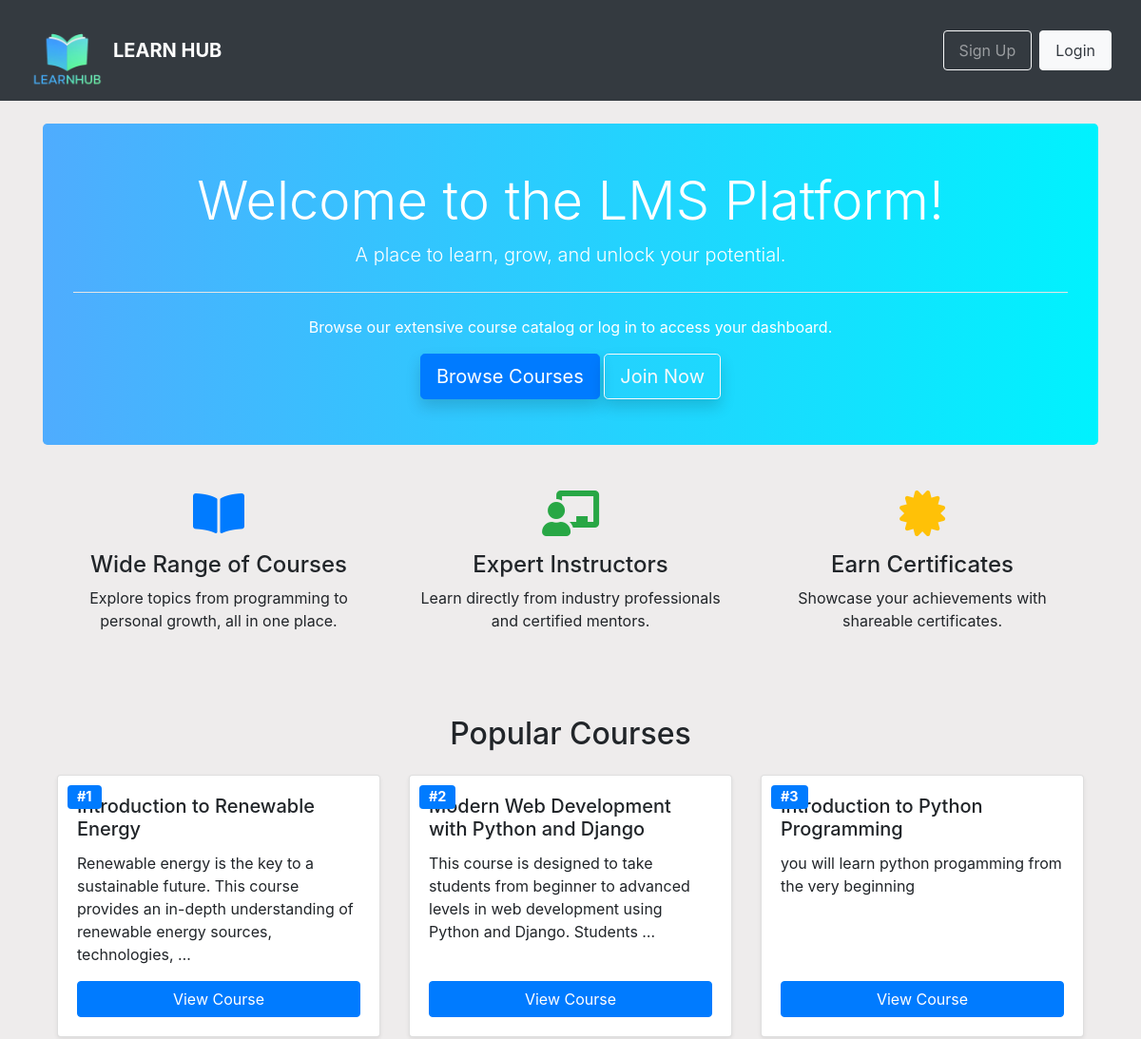
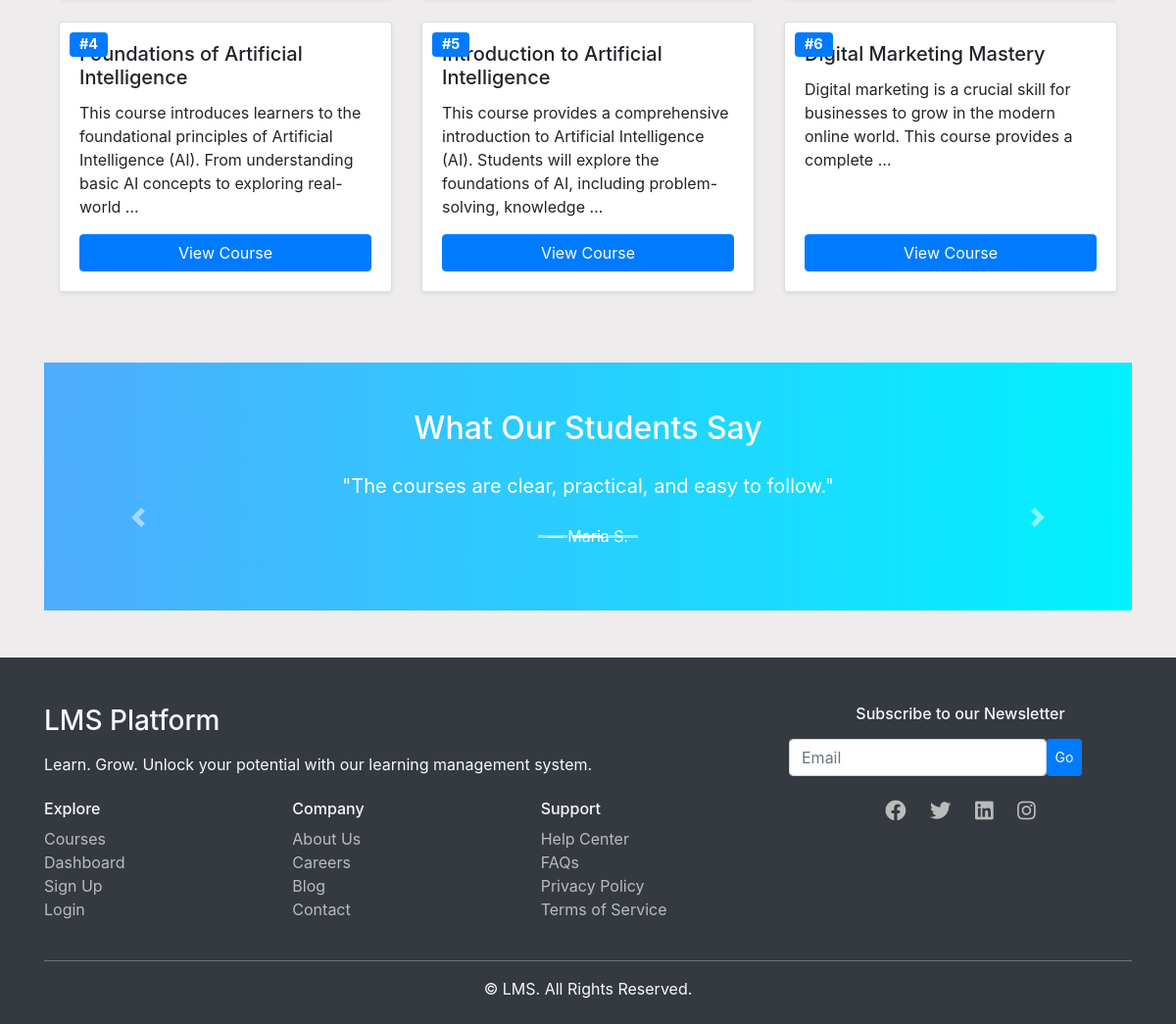
The page / on the database its author committed (2 pictures, top to bottom).
### lms_app/models.py (models this page shows)
class Course(models.Model):
    title = models.CharField(max_length=255)
    description = models.TextField()
    category = models.CharField(max_length=100)
    difficulty = models.CharField(max_length=50)
    created_by = models.ForeignKey(User, on_delete=models.CASCADE)
    created_at = models.DateTimeField(auto_now_add=True)

### lms_app/views.py (the view)
# urls.py: path('', views.home, name='home'),
def home(request):
    courses = Course.objects.order_by('?')[:6]
    return render(request, 'home.html', {
        'courses': courses,
    })

### lms_app/templates/home.html (shortened to what this page needs)
{% extends 'base.html' %}
{% block content %}
<div class="jumbotron text-center bg-light py-5 mb-5" style="background: linear-gradient(to right, #4facfe, #00f2fe); color: white;">
  <h1 class="display-4 fw-bold">Welcome to the LMS Platform!</h1>
  <p class="lead">A place to learn, grow, and unlock your potential.</p>
  <hr class="my-4 bg-white">
  <p>Browse our extensive course catalog or log in to access your dashboard.</p>
  <a class="btn btn-primary btn-lg me-2 shadow" href="{% url 'course_list' %}" role="button">Browse Courses</a>
  {% if not user.is_authenticated %}
    <a class="btn btn-outline-light btn-lg shadow" href="{% url 'signup' %}" role="button">Join Now</a>
  {% else %}
    <a class="btn btn-success btn-lg shadow" href="{% url 'dashboard' %}" role="button">Go to Dashboard</a>
  {% endif %}
</div>
<div class="container-fluid my-5">
  <div class="row text-center">
    <div class="col-md-4 mb-4">
      <i class="fas fa-book-open fa-3x mb-3 text-primary"></i>
      <h4>Wide Range of Courses</h4>
      <p>Explore topics from programming to personal growth, all in one place.</p>
    </div>
    <div class="col-md-4 mb-4">
      <i class="fas fa-chalkboard-teacher fa-3x mb-3 text-success"></i>
      <h4>Expert Instructors</h4>
      <p>Learn directly from industry professionals and certified mentors.</p>
    </div>
    <div class="col-md-4 mb-4">
      <i class="fas fa-certificate fa-3x mb-3 text-warning"></i>
      <h4>Earn Certificates</h4>
      <p>Showcase your achievements with shareable certificates.</p>
    </div>
  </div>
</div>
<div class="container-fluid my-5">
  <h2 class="text-center mb-4">Popular Courses</h2>
  <div class="row">
    {% for course in courses %}
      <div class="col-md-4 mb-4">
        <div class="card shadow-sm h-100 position-relative">
          <span class="badge badge-primary position-absolute"
                style="top: 10px; left: 10px; font-size: 0.9rem; padding: 5px 10px;">
            #{{ forloop.counter }}
          </span>
          <div class="card-body d-flex flex-column">
            <h5 class="card-title">{{ course.title }}</h5>
            <p class="card-text">{{ course.description|truncatewords:20 }}</p>
            <a href="{% url 'course_detail' course.id %}" class="btn btn-primary mt-auto">View Course</a>
          </div>
        </div>
      </div>
    {% empty %}
      <p class="text-center">No courses available at the moment.</p>
    {% endfor %}
  </div>
</div>
<div class="py-5" style="background: linear-gradient(to right, #4facfe, #00f2fe); color: white;">
  <div class="container-fluid">
    <h2 class="text-center mb-4">What Our Students Say</h2>
    <div id="testimonialCarousel" class="carousel slide" data-ride="carousel" data-interval="2000">
      <ol class="carousel-indicators">
        <li data-target="#testimonialCarousel" data-slide-to="0" class="active"></li>
        <li data-target="#testimonialCarousel" data-slide-to="1"></li>
        <li data-target="#testimonialCarousel" data-slide-to="2"></li>
      </ol>
      <div class="carousel-inner text-center">
        <div class="carousel-item">
          <blockquote class="blockquote">
            <p class="mb-4">"The courses are clear, practical, and easy to follow."</p>
            <footer class="blockquote-footer text-white">Maria S.</footer>
          </blockquote>
        </div>
      </div>
      <a class="carousel-control-prev" href="#testimonialCarousel" role="button" data-slide="prev">
        <span class="carousel-control-prev-icon"></span>
      </a>
      <a class="carousel-control-next" href="#testimonialCarousel" role="button" data-slide="next">
        <span class="carousel-control-next-icon"></span>
      </a>
    </div>
  </div>
</div>
{% endblock %}

### lms_app/templates/base.html (shortened to what this page needs)
{% load static %}
<!DOCTYPE html>
<html lang="en">
<head>
    <link rel="stylesheet" href="https://stackpath.bootstrapcdn.com/bootstrap/4.5.2/css/bootstrap.min.css">
    <link rel="stylesheet" href="https://cdnjs.cloudflare.com/ajax/libs/font-awesome/5.15.1/css/all.min.css">
</head>
<body style="background-color: rgb(238, 236, 236);">
    <nav class="navbar navbar-expand-lg navbar-dark bg-dark">
    <div class="container-fluid">
        <a class="navbar-brand d-flex align-items-center" href="{% url 'home' %}">
            <img src="{% static 'icons/final logo.png' %}" alt="Logo" width="80" height="80" class="d-inline-block align-top mr-2">
            <span class="font-weight-bold">LEARN HUB</span>
        </a>
        <div class="collapse navbar-collapse" id="navbarNav">
            <ul class="navbar-nav ml-auto">
                {% if user.is_authenticated %}
                    <li class="nav-item dropdown">
                        <a class="nav-link dropdown-toggle" href="#" id="navbarDropdown" role="button"
                           data-toggle="dropdown" aria-haspopup="true" aria-expanded="false">
                            {{ user.username }}
                        </a>
                        <div class="dropdown-menu dropdown-menu-right" aria-labelledby="navbarDropdown">
                            <a class="dropdown-item" href="{% url 'profile' %}">Profile</a>
                            <a class="dropdown-item" href="{% url 'logout' %}">Logout</a>
                        </div>
                    </li>
                {% else %}
                    <li class="nav-item">
                        <a class="nav-link btn btn-outline-light px-3 mr-2" href="{% url 'signup' %}">Sign Up</a>
                    </li>
                    <li class="nav-item">
                        <a class="nav-link btn btn-light text-dark px-3" href="{% url 'login' %}">Login</a>
                    </li>
                {% endif %}
            </ul>
        </div>
    </div>
</nav>
    <div class="container mt-4">
        {% block content %}
        {% endblock %}
    </div>
<footer class="bg-dark text-light pt-5 pb-4 mt-5">
  <div class="container">
    <div class="row">
      <div class="col-md-8">
        <h3 class="fw-bold mb-3">LMS Platform</h3>
        <p class="mb-4">Learn. Grow. Unlock your potential with our learning management system.</p>
        <div class="row">
          <div class="col-6 col-md-4">
            <h6 class="fw-bold">Explore</h6>
            <ul class="list-unstyled">
              <li><a href="{% url 'course_list' %}" class="footer-link">Courses</a></li>
              <li><a href="{% url 'dashboard' %}" class="footer-link">Dashboard</a></li>
              <li><a href="{% url 'signup' %}" class="footer-link">Sign Up</a></li>
              <li><a href="{% url 'login' %}" class="footer-link">Login</a></li>
            </ul>
          </div>
          <div class="col-6 col-md-4">
            <h6 class="fw-bold">Company</h6>
            <ul class="list-unstyled">
              <li><a href="#" class="footer-link">About Us</a></li>
              <li><a href="#" class="footer-link">Careers</a></li>
              <li><a href="#" class="footer-link">Blog</a></li>
              <li><a href="#" class="footer-link">Contact</a></li>
            </ul>
          </div>
          <div class="col-6 col-md-4">
            <h6 class="fw-bold">Support</h6>
            <ul class="list-unstyled">
              <li><a href="#" class="footer-link">Help Center</a></li>
              <li><a href="#" class="footer-link">FAQs</a></li>
              <li><a href="#" class="footer-link">Privacy Policy</a></li>
              <li><a href="#" class="footer-link">Terms of Service</a></li>
            </ul>
          </div>
        </div>
      </div>
      <div class="col-md-4 text-md-start text-center mt-4 mt-md-0">
        <h6 class="fw-bold">Subscribe to our Newsletter</h6>
        <form class="d-flex mt-3">
          <input type="email" class="form-control me-2 w-75" placeholder="Email">
          <button type="submit" class="btn btn-primary btn-sm">Go</button>
        </form>
        <div class="mt-4">
          <a href="#" class="social-icon"><i class="fab fa-facebook fa-lg"></i></a>
          <a href="#" class="social-icon"><i class="fab fa-twitter fa-lg"></i></a>
          <a href="#" class="social-icon"><i class="fab fa-linkedin fa-lg"></i></a>
          <a href="#" class="social-icon"><i class="fab fa-instagram fa-lg"></i></a>
        </div>
      </div>
    </div>
    <hr class="border-secondary mt-4">
    <div class="text-center">
      <p class="mb-0">&copy; {{ now|date:"Y" }} LMS. All Rights Reserved.</p>
    </div>
  </div>
</footer>
</body>
</html>

### lms_app/templates/base.html (style rules this page uses)
.footer-link { color: #bbb; text-decoration: none; transition: color 0.3s ease; }
.social-icon { color: #bbb; margin: 0 10px; transition: color 0.3s ease, transform 0.2s ease; }

### rows shown on the page
Course: title "Introduction to Renewable Energy", description "Renewable energy is the key to a sustainable future. This course provides an in-depth understanding of renewable energy sources, technologies, …"
Course: title "Modern Web Development with Python and Django", description "This course is designed to take students from beginner to advanced levels in web development using Python and Django. Students …"
Course: title "Introduction to Python Programming", description "you will learn python progamming from the very beginning"
Course: title "Foundations of Artificial Intelligence", description "This course introduces learners to the foundational principles of Artificial Intelligence (AI). From understanding basic AI concepts to exploring real-world …"
Course: title "Introduction to Artificial Intelligence", description "This course provides a comprehensive introduction to Artificial Intelligence (AI). Students will explore the foundations of AI, including problem-solving, knowledge …"
Course: title "Digital Marketing Mastery", description "Digital marketing is a crucial skill for businesses to grow in the modern online world. This course provides a complete …"
